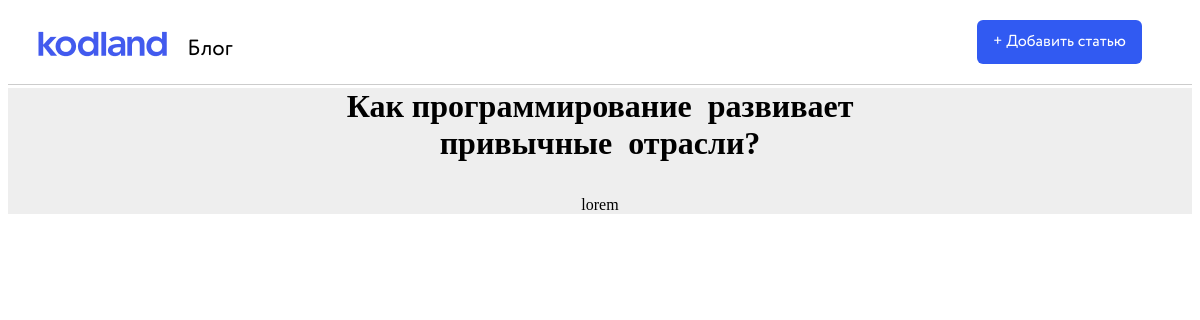
Screenshot of /15/ with the database file from the repository.
### blogapp/models.py (models this page shows, shortened)
class Post(models.Model):
    title = models.CharField(max_length=120)
    image = models.ImageField(upload_to='images/', null=True, blank=True)
    content = models.TextField()
    timestamp = models.DateTimeField(auto_now=False, auto_now_add=True)
    class Meta:
        ordering = ["-id", "-timestamp"]

### blogapp/views.py (the view)
# urls.py: path('<int:id>/', views.single, name='single'),
def single(request, id=None):
    post = get_object_or_404(Post, id=id)
    context = {
        "post": post,
    }
    return render(request, "partial/single.html", context)

### blogapp/templates/partial/single.html (shortened to what this page needs)
{% extends 'base.html' %}
{% block body %}
<div class="singlepagewrapper">
  <div class="singlepostwrapper">
    <h1>{{ post.title }}</h1>
    <p>{{ post.content }}</p>
  </div>
</div>
{% endblock %}

### blogapp/static/main.css (style rules this page uses)
.singlepagewrapper { background: #EEEEEE; }
.singlepostwrapper { max-width: 624px; margin: auto; }
.singlepostwrapper h1 { margin: auto; max-width: 624px; }

### rows the page displays
Post: title "Как программирование развивает привычные отрасли?", content "lorem"
